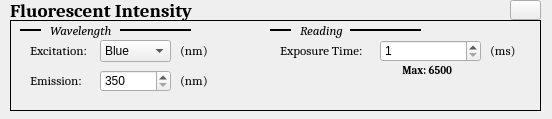
<?xml version="1.0" encoding="UTF-8"?>
<ui version="4.0">
 <class>Form</class>
 <widget class="QWidget" name="Form">
  <property name="geometry">
   <rect>
    <x>0</x>
    <y>0</y>
    <width>552</width>
    <height>119</height>
   </rect>
  </property>
  <property name="windowTitle">
   <string>Form</string>
  </property>
  <widget class="QLabel" name="label_7">
   <property name="geometry">
    <rect>
     <x>20</x>
     <y>20</y>
     <width>21</width>
     <height>21</height>
    </rect>
   </property>
   <property name="font">
    <font>
     <family>Cambria</family>
     <pointsize>10</pointsize>
     <weight>50</weight>
     <italic>true</italic>
     <bold>false</bold>
    </font>
   </property>
   <property name="frameShape">
    <enum>QFrame::HLine</enum>
   </property>
   <property name="frameShadow">
    <enum>QFrame::Plain</enum>
   </property>
   <property name="lineWidth">
    <number>2</number>
   </property>
   <property name="text">
    <string/>
   </property>
  </widget>
  <widget class="QLabel" name="label_12">
   <property name="geometry">
    <rect>
     <x>180</x>
     <y>40</y>
     <width>31</width>
     <height>21</height>
    </rect>
   </property>
   <property name="font">
    <font>
     <family>Cambria</family>
     <pointsize>10</pointsize>
    </font>
   </property>
   <property name="frameShape">
    <enum>QFrame::NoFrame</enum>
   </property>
   <property name="frameShadow">
    <enum>QFrame::Sunken</enum>
   </property>
   <property name="lineWidth">
    <number>1</number>
   </property>
   <property name="text">
    <string>(nm)</string>
   </property>
  </widget>
  <widget class="QLabel" name="label_14">
   <property name="geometry">
    <rect>
     <x>490</x>
     <y>40</y>
     <width>31</width>
     <height>21</height>
    </rect>
   </property>
   <property name="font">
    <font>
     <family>Cambria</family>
     <pointsize>10</pointsize>
    </font>
   </property>
   <property name="frameShape">
    <enum>QFrame::NoFrame</enum>
   </property>
   <property name="frameShadow">
    <enum>QFrame::Sunken</enum>
   </property>
   <property name="lineWidth">
    <number>1</number>
   </property>
   <property name="text">
    <string>(ms)</string>
   </property>
  </widget>
  <widget class="QLabel" name="label_10">
   <property name="geometry">
    <rect>
     <x>300</x>
     <y>20</y>
     <width>71</width>
     <height>21</height>
    </rect>
   </property>
   <property name="font">
    <font>
     <family>Cambria</family>
     <pointsize>10</pointsize>
     <weight>50</weight>
     <italic>true</italic>
     <bold>false</bold>
    </font>
   </property>
   <property name="frameShape">
    <enum>QFrame::NoFrame</enum>
   </property>
   <property name="frameShadow">
    <enum>QFrame::Sunken</enum>
   </property>
   <property name="lineWidth">
    <number>1</number>
   </property>
   <property name="text">
    <string>Reading</string>
   </property>
  </widget>
  <widget class="QLabel" name="label_6">
   <property name="geometry">
    <rect>
     <x>10</x>
     <y>20</y>
     <width>531</width>
     <height>91</height>
    </rect>
   </property>
   <property name="font">
    <font>
     <family>Cambria</family>
    </font>
   </property>
   <property name="frameShape">
    <enum>QFrame::Panel</enum>
   </property>
   <property name="frameShadow">
    <enum>QFrame::Plain</enum>
   </property>
   <property name="lineWidth">
    <number>1</number>
   </property>
   <property name="text">
    <string/>
   </property>
  </widget>
  <widget class="QSpinBox" name="spinBox_2">
   <property name="geometry">
    <rect>
     <x>380</x>
     <y>40</y>
     <width>101</width>
     <height>22</height>
    </rect>
   </property>
   <property name="minimum">
    <number>1</number>
   </property>
   <property name="maximum">
    <number>6500</number>
   </property>
  </widget>
  <widget class="QLabel" name="label_15">
   <property name="geometry">
    <rect>
     <x>400</x>
     <y>60</y>
     <width>61</width>
     <height>21</height>
    </rect>
   </property>
   <property name="font">
    <font>
     <family>Cambria</family>
     <pointsize>8</pointsize>
     <weight>75</weight>
     <bold>true</bold>
    </font>
   </property>
   <property name="frameShape">
    <enum>QFrame::NoFrame</enum>
   </property>
   <property name="frameShadow">
    <enum>QFrame::Sunken</enum>
   </property>
   <property name="lineWidth">
    <number>1</number>
   </property>
   <property name="text">
    <string> Max: 6500</string>
   </property>
  </widget>
  <widget class="QLabel" name="label_5">
   <property name="geometry">
    <rect>
     <x>120</x>
     <y>20</y>
     <width>71</width>
     <height>21</height>
    </rect>
   </property>
   <property name="font">
    <font>
     <family>Cambria</family>
     <pointsize>10</pointsize>
     <weight>50</weight>
     <italic>true</italic>
     <bold>false</bold>
    </font>
   </property>
   <property name="frameShape">
    <enum>QFrame::HLine</enum>
   </property>
   <property name="frameShadow">
    <enum>QFrame::Plain</enum>
   </property>
   <property name="lineWidth">
    <number>2</number>
   </property>
   <property name="text">
    <string/>
   </property>
  </widget>
  <widget class="QLabel" name="label_2">
   <property name="geometry">
    <rect>
     <x>10</x>
     <y>0</y>
     <width>191</width>
     <height>21</height>
    </rect>
   </property>
   <property name="font">
    <font>
     <family>Cambria</family>
     <pointsize>14</pointsize>
     <weight>75</weight>
     <italic>false</italic>
     <bold>true</bold>
    </font>
   </property>
   <property name="frameShape">
    <enum>QFrame::NoFrame</enum>
   </property>
   <property name="frameShadow">
    <enum>QFrame::Sunken</enum>
   </property>
   <property name="lineWidth">
    <number>1</number>
   </property>
   <property name="text">
    <string>Fluorescent Intensity</string>
   </property>
  </widget>
  <widget class="QLabel" name="label_9">
   <property name="geometry">
    <rect>
     <x>350</x>
     <y>20</y>
     <width>71</width>
     <height>21</height>
    </rect>
   </property>
   <property name="font">
    <font>
     <family>Cambria</family>
     <pointsize>10</pointsize>
     <weight>50</weight>
     <italic>true</italic>
     <bold>false</bold>
    </font>
   </property>
   <property name="frameShape">
    <enum>QFrame::HLine</enum>
   </property>
   <property name="frameShadow">
    <enum>QFrame::Plain</enum>
   </property>
   <property name="lineWidth">
    <number>2</number>
   </property>
   <property name="text">
    <string/>
   </property>
  </widget>
  <widget class="QLabel" name="label_8">
   <property name="geometry">
    <rect>
     <x>270</x>
     <y>20</y>
     <width>21</width>
     <height>21</height>
    </rect>
   </property>
   <property name="font">
    <font>
     <family>Cambria</family>
     <pointsize>10</pointsize>
     <weight>50</weight>
     <italic>true</italic>
     <bold>false</bold>
    </font>
   </property>
   <property name="frameShape">
    <enum>QFrame::HLine</enum>
   </property>
   <property name="frameShadow">
    <enum>QFrame::Plain</enum>
   </property>
   <property name="lineWidth">
    <number>2</number>
   </property>
   <property name="text">
    <string/>
   </property>
  </widget>
  <widget class="QLabel" name="label_13">
   <property name="geometry">
    <rect>
     <x>280</x>
     <y>40</y>
     <width>91</width>
     <height>21</height>
    </rect>
   </property>
   <property name="font">
    <font>
     <family>Cambria</family>
     <pointsize>10</pointsize>
    </font>
   </property>
   <property name="frameShape">
    <enum>QFrame::NoFrame</enum>
   </property>
   <property name="frameShadow">
    <enum>QFrame::Sunken</enum>
   </property>
   <property name="lineWidth">
    <number>1</number>
   </property>
   <property name="text">
    <string>Exposure Time:</string>
   </property>
  </widget>
  <widget class="QLabel" name="label_4">
   <property name="geometry">
    <rect>
     <x>50</x>
     <y>20</y>
     <width>71</width>
     <height>21</height>
    </rect>
   </property>
   <property name="font">
    <font>
     <family>Cambria</family>
     <pointsize>10</pointsize>
     <weight>50</weight>
     <italic>true</italic>
     <bold>false</bold>
    </font>
   </property>
   <property name="frameShape">
    <enum>QFrame::NoFrame</enum>
   </property>
   <property name="frameShadow">
    <enum>QFrame::Sunken</enum>
   </property>
   <property name="lineWidth">
    <number>1</number>
   </property>
   <property name="text">
    <string>Wavelength</string>
   </property>
  </widget>
  <widget class="QLabel" name="label_11">
   <property name="geometry">
    <rect>
     <x>30</x>
     <y>40</y>
     <width>91</width>
     <height>21</height>
    </rect>
   </property>
   <property name="font">
    <font>
     <family>Cambria</family>
     <pointsize>10</pointsize>
    </font>
   </property>
   <property name="frameShape">
    <enum>QFrame::NoFrame</enum>
   </property>
   <property name="frameShadow">
    <enum>QFrame::Sunken</enum>
   </property>
   <property name="lineWidth">
    <number>1</number>
   </property>
   <property name="text">
    <string>Excitation:</string>
   </property>
  </widget>
  <widget class="QComboBox" name="comboBox">
   <property name="geometry">
    <rect>
     <x>100</x>
     <y>40</y>
     <width>71</width>
     <height>22</height>
    </rect>
   </property>
   <item>
    <property name="text">
     <string>Blue</string>
    </property>
   </item>
   <item>
    <property name="text">
     <string>Green</string>
    </property>
   </item>
   <item>
    <property name="text">
     <string>Orange</string>
    </property>
   </item>
  </widget>
  <widget class="QLabel" name="label_16">
   <property name="geometry">
    <rect>
     <x>30</x>
     <y>70</y>
     <width>71</width>
     <height>21</height>
    </rect>
   </property>
   <property name="font">
    <font>
     <family>Cambria</family>
     <pointsize>10</pointsize>
    </font>
   </property>
   <property name="frameShape">
    <enum>QFrame::NoFrame</enum>
   </property>
   <property name="frameShadow">
    <enum>QFrame::Sunken</enum>
   </property>
   <property name="lineWidth">
    <number>1</number>
   </property>
   <property name="text">
    <string>Emission:</string>
   </property>
  </widget>
  <widget class="QLabel" name="label_17">
   <property name="geometry">
    <rect>
     <x>180</x>
     <y>70</y>
     <width>31</width>
     <height>21</height>
    </rect>
   </property>
   <property name="font">
    <font>
     <family>Cambria</family>
     <pointsize>10</pointsize>
    </font>
   </property>
   <property name="frameShape">
    <enum>QFrame::NoFrame</enum>
   </property>
   <property name="frameShadow">
    <enum>QFrame::Sunken</enum>
   </property>
   <property name="lineWidth">
    <number>1</number>
   </property>
   <property name="text">
    <string>(nm)</string>
   </property>
  </widget>
  <widget class="QSpinBox" name="spinBox_3">
   <property name="geometry">
    <rect>
     <x>100</x>
     <y>70</y>
     <width>71</width>
     <height>22</height>
    </rect>
   </property>
   <property name="minimum">
    <number>350</number>
   </property>
   <property name="maximum">
    <number>700</number>
   </property>
  </widget>
  <widget class="QPushButton" name="pushButton">
   <property name="geometry">
    <rect>
     <x>510</x>
     <y>0</y>
     <width>31</width>
     <height>20</height>
    </rect>
   </property>
   <property name="text">
    <string/>
   </property>
   <property name="icon">
    <iconset>
     <normaloff>x-mark-4-512.png</normaloff>x-mark-4-512.png</iconset>
   </property>
  </widget>
  <zorder>label_6</zorder>
  <zorder>label_7</zorder>
  <zorder>label_12</zorder>
  <zorder>label_14</zorder>
  <zorder>label_10</zorder>
  <zorder>spinBox_2</zorder>
  <zorder>label_15</zorder>
  <zorder>label_5</zorder>
  <zorder>label_2</zorder>
  <zorder>label_9</zorder>
  <zorder>label_8</zorder>
  <zorder>label_13</zorder>
  <zorder>label_4</zorder>
  <zorder>label_11</zorder>
  <zorder>comboBox</zorder>
  <zorder>label_16</zorder>
  <zorder>label_17</zorder>
  <zorder>spinBox_3</zorder>
  <zorder>pushButton</zorder>
 </widget>
 <resources/>
 <connections/>
</ui>
